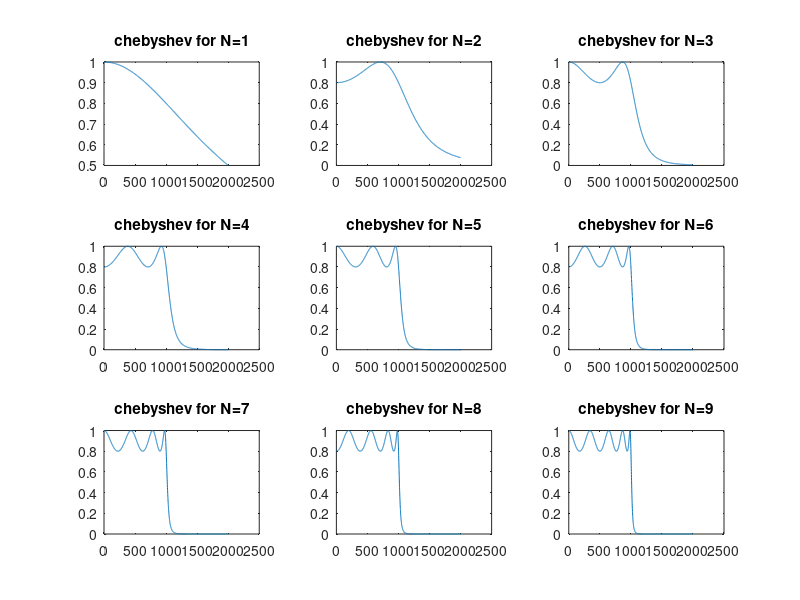

This chart was generated by the following MATLAB code:
for N=1:9
n = 0:0.001:2;
Cn = ones(1,length(n));
e = 0.5;

for i = 1:length(n)
    if n(i)<=1
        Cn(i) = cos(N*acos(n(i)));
    else
        Cn(i) = cosh(N*acosh(n(i)));
    end
end 
H = 1./(1 + (e.^2).*(Cn.^2));
subplot(3,3,N)
plot(H)
title(['chebyshev for N=',num2str(N)])
end